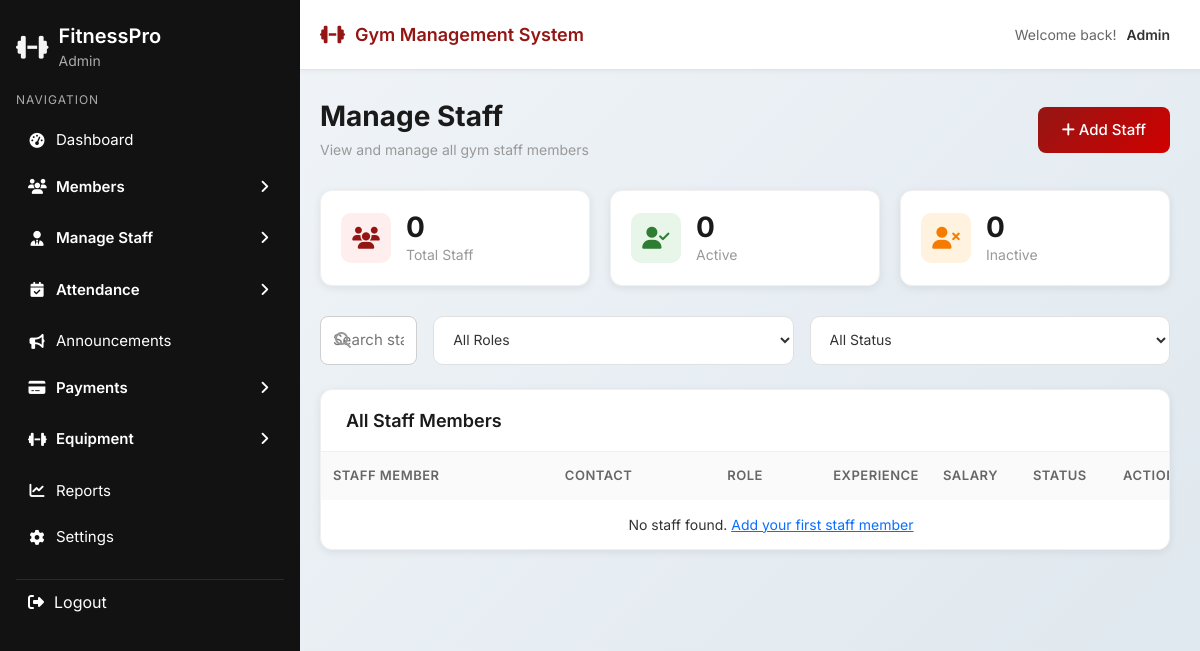
/admin1/staff-list.php, run on an earlier commit of the app's database.
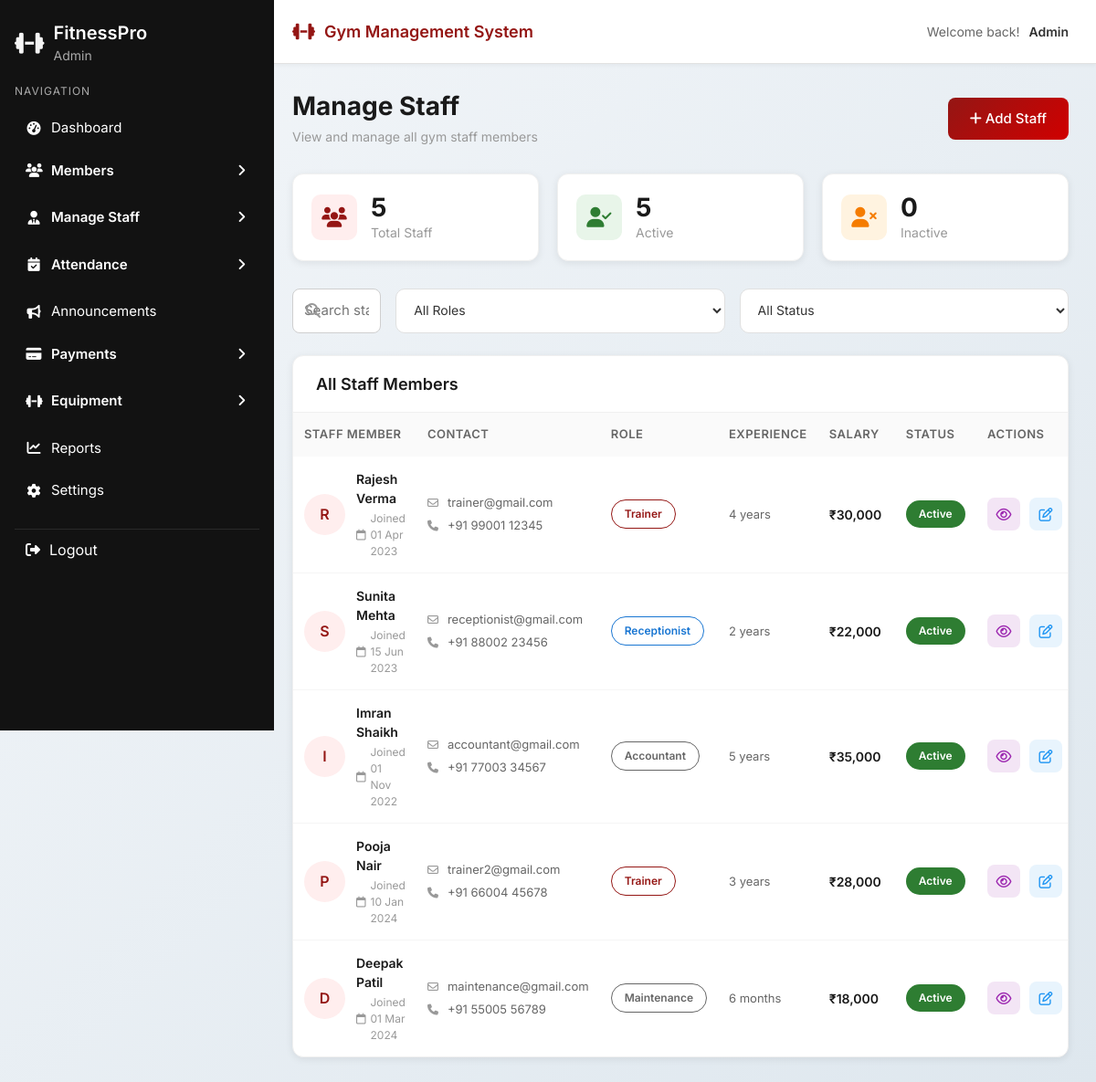
And on a later commit of the database.
### tables this page shows
CREATE TABLE `staff` (
  `id` int(11) NOT NULL,
  `full_name` varchar(100) NOT NULL,
  `role` enum('trainer','receptionist','accountant','manager','maintenance','other') NOT NULL,
  `email` varchar(100) NOT NULL,
  `phone` varchar(20) NOT NULL,
  `join_date` date NOT NULL,
  `salary` decimal(10,2) DEFAULT NULL,
  `address` text DEFAULT NULL,
  `skills` text DEFAULT NULL,
  `experience` varchar(100) DEFAULT NULL,
  `emergency_contact` varchar(50) DEFAULT NULL,
  `status` enum('Active','Inactive') NOT NULL DEFAULT 'Active',
  `created_at` timestamp NOT NULL DEFAULT current_timestamp()
);

### admin1/staff-list.php (the view, shortened to what this page needs)
<?php
require_once '../dbcon.php';
$page = 'staff-list';
$sql    = "SELECT * FROM staff ORDER BY created_at DESC";
$result = mysqli_query($conn, $sql);
$staff_list = [];
if (mysqli_num_rows($result) > 0) {
    while ($row = mysqli_fetch_assoc($result)) {
        $staff_list[] = $row;
    }
}
$total_staff    = count($staff_list);
$active_staff   = 0;
$inactive_staff = 0;
foreach ($staff_list as $s) {
    if ($s['status'] === 'Active') $active_staff++;
    else $inactive_staff++;
}
?>
<!DOCTYPE html>
<html lang="en">
<head>
  <link href="https://cdn.jsdelivr.net/npm/bootstrap@5.3.2/dist/css/bootstrap.min.css" rel="stylesheet">
  <link rel="stylesheet" href="https://cdnjs.cloudflare.com/ajax/libs/font-awesome/6.5.1/css/all.min.css">
  <link rel="stylesheet" href="../css/sidebar.css">
  <link rel="stylesheet" href="../css/common.css">
</head>
<body>
<?php include '../layout/header.php'; ?>
<?php include '../layout/sidebar.php'; ?>
<div class="main-wrapper">
  <div class="main-content">
    <div class="page-header">
      <div class="d-flex justify-content-between align-items-center">
        <div>
          <h1 class="page-title">Manage Staff</h1>
          <p class="page-subtitle">View and manage all gym staff members</p>
        </div>
        <a href="staff-add.php" class="btn app-btn-primary">
          <i class="fa-solid fa-plus"></i> Add Staff
        </a>
      </div>
    </div>
    <div class="stats-grid">
      <div class="stat-card">
        <div class="stat-icon total"><i class="fa-solid fa-users"></i></div>
        <div class="stat-info"><h3><?= $total_staff ?></h3><p>Total Staff</p></div>
      </div>
      <div class="stat-card">
        <div class="stat-icon active"><i class="fa-solid fa-user-check"></i></div>
        <div class="stat-info"><h3><?= $active_staff ?></h3><p>Active</p></div>
      </div>
      <div class="stat-card">
        <div class="stat-icon inactive"><i class="fa-solid fa-user-xmark"></i></div>
        <div class="stat-info"><h3><?= $inactive_staff ?></h3><p>Inactive</p></div>
      </div>
    </div>
    <div class="d-flex gap-3 mb-4">
      <div class="search-box flex-grow-1">
        <i class="fa-solid fa-magnifying-glass"></i>
        <input type="text" id="searchInput" placeholder="Search staff by name, email or phone...">
      </div>
      <select class="filter-select" id="roleFilter">
        <option value="">All Roles</option>
      </select>
      <select class="filter-select" id="statusFilter">
        <option value="">All Status</option>
      </select>
    </div>
    <div class="members-table-container">
      <div class="table-header">
        <h3>All Staff Members</h3>
      </div>
      <table class="members-table">
        <thead>
          <tr>
            <th>Staff Member</th>
            <th>Contact</th>
            <th>Role</th>
            <th>Experience</th>
            <th>Salary</th>
            <th>Status</th>
            <th>Actions</th>
          </tr>
        </thead>
        <tbody id="staffTableBody">
          <?php if (count($staff_list) > 0): ?>
            <?php foreach ($staff_list as $s):
              $initial    = strtoupper(substr($s['full_name'], 0, 1));
              $role_class = match($s['role']) {
                'trainer'      => 'premium',
                'receptionist' => 'standard',
                'accountant'   => 'basic',
                default        => 'basic'
              };
            ?>
            <tr data-role="<?= strtolower($s['role']) ?>"
                data-status="<?= strtolower($s['status']) ?>">
              <td>
                <div class="member-cell">
                  <div class="member-avatar"><?= $initial ?></div>
                  <div class="member-info">
                    <span class="name"><?= htmlspecialchars($s['full_name']) ?></span>
                    <span class="joined">
                      <i class="fa-regular fa-calendar"></i>
                      Joined <?= date('d M Y', strtotime($s['join_date'])) ?>
                    </span>
                  </div>
                </div>
              </td>
              <td>
                <div class="contact-cell">
                  <div class="email"><i class="fa-regular fa-envelope"></i> <?= htmlspecialchars($s['email']) ?></div>
                  <div class="phone"><i class="fa-solid fa-phone"></i> <?= htmlspecialchars($s['phone']) ?></div>
                </div>
              </td>
              <td><span class="plan-badge <?= $role_class ?>"><?= ucfirst($s['role']) ?></span></td>
              <td style="color:#666;font-size:13px;"><?= $s['experience'] ? htmlspecialchars($s['experience']) : '—' ?></td>
              <td style="font-weight:600;color:#1a1a1a;"><?= $s['salary'] ? '₹' . number_format($s['salary'], 0) : '—' ?></td>
              <td>
                <span class="status-badge <?= strtolower($s['status']) ?>">
                  <?= htmlspecialchars($s['status']) ?>
                </span>
              </td>
              <td>
                <div class="action-buttons">
                  <button class="btn-action view"
                          onclick='openViewModal(<?= json_encode($s) ?>)'
                          title="View Details">
                    <i class="fa-regular fa-eye"></i>
                  </button>
                  <button class="btn-action edit"
                          onclick='openEditModal(<?= json_encode($s) ?>)'
                          title="Edit">
                    <i class="fa-regular fa-pen-to-square"></i>
                  </button>
                </div>
              </td>
            </tr>
            <?php endforeach; ?>
          <?php else: ?>
            <tr>
              <td colspan="7" class="text-center py-4">
                No staff found. <a href="staff-add.php">Add your first staff member</a>
              </td>
            </tr>
          <?php endif; ?>
        </tbody>
      </table>
    </div>
  </div>
</div>
</body>
</html>

### layout/header.php (shortened to what this page needs)
<!DOCTYPE html>
<html lang="en">
<head>
  <link href="https://cdn.jsdelivr.net/npm/bootstrap@5.3.2/dist/css/bootstrap.min.css" rel="stylesheet">
  <link rel="stylesheet" href="https://cdnjs.cloudflare.com/ajax/libs/font-awesome/6.5.1/css/all.min.css">
  <link rel="stylesheet" href="../css/sidebar.css">
  <link rel="stylesheet" href="../css/common.css">
</head>
<body>
<div class="top-header">
  <div class="header-left">
    <h1 class="header-title">
      <i class="fa-solid fa-dumbbell"></i>
      Gym Management System
    </h1>
  </div>
  <div class="header-right">
    <span class="welcome-text">Welcome back!</span>
    <span class="user-role"><?= isset($_SESSION['role']) ? ucfirst($_SESSION['role']) : 'Admin' ?></span>
  </div>
</div>

### layout/sidebar.php (shortened to what this page needs)
<?php
$user_role = isset($_SESSION['role']) ? $_SESSION['role'] : 'guest';
if ($user_role == 'admin') {
    $base = '../admin1/';
} elseif ($user_role == 'receptionist') {
    $base = '../receptionist/';
} elseif ($user_role == 'trainer') {
    $base = '../trainer1/';
} elseif ($user_role == 'accountant') {
    $base = '../accountant/';
} elseif ($user_role == 'customer') {
    $base = '../customer/';
} else {
    $base = '../';
}
$menus = [
    'admin' => [
        'dashboard'       => true,
        'members'         => true,
        'staff'           => true,
        'attendance'      => true,
        'announcements'   => true,
        'payments'        => true,
        'equipment'       => true,
        'reports'         => true,
        'settings'        => true
    ],
    'trainer' => [
        'dashboard'        => true,
        'assigned_members' => true,
        'attendance'       => true,
        'announcements'    => true,
        'reports'          => false
    ],
    'receptionist' => [
        'dashboard'      => true,
        'members'        => true,
        'attendance'     => true,
        'announcements'  => true
    ],
    'accountant' => [
        'dashboard'     => true,
        'payments'      => true,
        'reports'       => true,
        'members'       => true
    ],
    'customer' => [
        'dashboard'     => true,
        'my_profile'    => true,
        'my_attendance' => true,
        'my_workout'    => true,
        'announcements' => true
    ]
];
$user_menu = $menus[$user_role] ?? [];
?>
<aside class="sidebar">
  <div class="brand">
    <i class="fas fa-dumbbell logo"></i>
    <div class="brand-text">
      <h2>FitnessPro</h2>
      <p><?= ucfirst($user_role) ?></p>
    </div>
  </div>
  <div class="nav-section">
    <p class="nav-title">Navigation</p>
    <ul class="nav-list">
      <?php if (!empty($user_menu['dashboard'])): ?>
      <li class="<?php if($page=='dashboard') echo 'active'; ?>">
        <a href="<?= $base ?>index.php">
          <i class="fas fa-tachometer-alt"></i><span>Dashboard</span>
        </a>
      </li>
      <?php endif; ?>
      <?php if (!empty($user_menu['members'])): ?>
      <li class="submenu">
        <label for="members-menu" class="submenu-label">
          <i class="fas fa-users"></i><span>Members</span>
        </label>
      </li>
      <?php endif; ?>
      <?php if (!empty($user_menu['staff'])): ?>
      <li class="submenu">
        <label for="staff-menu" class="submenu-label">
          <i class="fas fa-user-tie"></i><span>Manage Staff</span>
        </label>
      </li>
      <?php endif; ?>
      <?php if (!empty($user_menu['attendance'])): ?>
      <li class="submenu">
        <label for="attendance-menu" class="submenu-label">
          <i class="fas fa-calendar-check"></i><span>Attendance</span>
        </label>
      </li>
      <?php endif; ?>
      <?php if (!empty($user_menu['announcements'])): ?>
      <li class="<?php if($page=='announcements') echo 'active'; ?>">
        <a href="../modules/announcements.php">
          <i class="fas fa-bullhorn"></i><span>Announcements</span>
        </a>
      </li>
      <?php endif; ?>
      <?php if (!empty($user_menu['payments'])): ?>
      <li class="submenu">
        <label for="payments-menu" class="submenu-label">
          <i class="fas fa-credit-card"></i><span>Payments</span>
        </label>
      </li>
      <?php endif; ?>
      <?php if (!empty($user_menu['equipment'])): ?>
      <li class="submenu">
        <label for="equipment-menu" class="submenu-label">
          <i class="fas fa-dumbbell"></i><span>Equipment</span>
        </label>
      </li>
      <?php endif; ?>
      <?php if (!empty($user_menu['reports'])): ?>
      <li class="<?php if($page=='reports') echo 'active'; ?>">
        <a href="<?= $base ?>reports.php">
          <i class="fas fa-chart-line"></i><span>Reports</span>
        </a>
      </li>
      <?php endif; ?>
      <?php if (!empty($user_menu['settings'])): ?>
      <li class="<?php if($page=='settings') echo 'active'; ?>">
        <a href="<?= $base ?>settings.php">
          <i class="fas fa-cog"></i><span>Settings</span>
        </a>
      </li>
      <?php endif; ?>
    </ul>
  </div>
  <a href="../auth/logout.php" class="logout">
    <i class="fas fa-sign-out-alt"></i><span>Logout</span>
  </a>
</aside>

### css/sidebar.css (style rules this page uses)
.sidebar *:not(i):not(.fa):not([class^="fa-"]) { font-family: 'Inter', sans-serif; }
:root { --sidebar-bg: #121212; --hover-bg: #1e1e1e; --active-color: #941614; --text-light: #ffffff; }
.sidebar { width: 25%; background-color: var(--sidebar-bg); color: var(--text-light); padding: 24px 16px; height: 100vh; position: fixed; top: 0; left: 0; overflow-y: auto; }
.sidebar { -ms-overflow-style: none; scrollbar-width: none; }
.brand { display: flex; align-items: center; gap: 10px; margin-bottom: 10px; }
.brand .logo { font-size: 26px; color: #f5f5f5; }
.brand-text h2 { font-size: 20px; font-weight: 600; color: #fff; margin: 0; }
.brand-text p { font-size: 14px; color: #aaa; margin-top: 2px; margin-bottom: 0; }
.nav-section { margin-top: 20px; }
.nav-title { font-size: 12px; color: #aaa; letter-spacing: 1px; text-transform: uppercase; margin-bottom: 10px; }
.nav-list { list-style: none; margin: 0; padding: 0; }
.nav-list > li { position: relative; border-radius: 4px; overflow: hidden; margin-bottom: 4px; }
.nav-list li > a, .submenu-label { display: flex; align-items: center; padding: 10px 12px; color: #fff; font-size: 15px; text-decoration: none; transition: background 0.3s; cursor: pointer; }
.nav-list li > a i, .submenu-label i { margin-right: 10px; width: 18px; text-align: center; }
.submenu-label { position: relative; }
.submenu-label::after { content: "\f105"; font-family: "Font Awesome 6 Free"; font-weight: 900; position: absolute; right: 15px; transition: transform 0.3s; }
.logout { display: flex; align-items: center; gap: 10px; color: #fff; padding: 10px 12px; cursor: pointer; border-top: 1px solid #2a2a2a; margin-top: 20px; text-decoration: none; transition: background 0.3s; }

### admin1/staff-list.php (style rules this page uses)
.action-buttons { display: flex; gap: 8px; align-items: center; flex-wrap: nowrap; }
.btn-action { width: 34px; height: 34px; border-radius: 8px; border: none; display: inline-flex; align-items: center; justify-content: center; cursor: pointer; font-size: 15px; transition: all 0.2s; flex-shrink: 0; }
.btn-action.view { background: #f3e5f5; color: #9c27b0; }
.btn-action.edit { background: #e8f4fd; color: #2196f3; }
.members-table-container { overflow-x: auto; -webkit-overflow-scrolling: touch; }
.members-table { min-width: 900px; }
.members-table th, .members-table td { padding: 14px 12px !important; font-size: 13px; }
.members-table th:last-child, .members-table td:last-child { min-width: 110px; white-space: nowrap; }
.members-table th:nth-child(4), .members-table td:nth-child(4) { width: 100px; }
.members-table th:nth-child(5), .members-table td:nth-child(5) { width: 90px; }
.members-table th:nth-child(6), .members-table td:nth-child(6) { width: 90px; }
.members-table th:nth-child(7), .members-table td:nth-child(7) { width: 110px; }

What changed in the data, as far as the page shows it:
added staff: full_name "R", full_name "Rajesh Verma", join_date "01 Apr 2023", email "trainer@gmail.com", phone "+91 99001 12345", role "Trainer", experience "4 years", salary "30,000", status "Active"
added staff: full_name "S", full_name "Sunita Mehta", join_date "15 Jun 2023", email "receptionist@gmail.com", phone "+91 88002 23456", role "Receptionist", experience "2 years", salary "22,000", status "Active"
added staff: full_name "I", full_name "Imran Shaikh", join_date "01 Nov 2022", email "accountant@gmail.com", phone "+91 77003 34567", role "Accountant", experience "5 years", salary "35,000", status "Active"
added staff: full_name "P", full_name "Pooja Nair", join_date "10 Jan 2024", email "trainer2@gmail.com", phone "+91 66004 45678", role "Trainer", experience "3 years", salary "28,000", status "Active"
added staff: full_name "D", full_name "Deepak Patil", join_date "01 Mar 2024", email "maintenance@gmail.com", phone "+91 55005 56789", role "Maintenance", experience "6 months", salary "18,000", status "Active"
Also different on the page:
$total_staff: "0" → "5"
$active_staff: "0" → "5"
text no longer shown: "No staff found. Add your first staff member"
